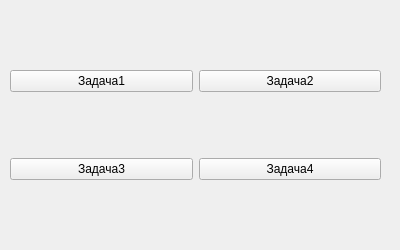
<?xml version="1.0" encoding="UTF-8"?>
<ui version="4.0">
 <class>Tasks</class>
 <widget class="QWidget" name="Tasks">
  <property name="geometry">
   <rect>
    <x>0</x>
    <y>0</y>
    <width>400</width>
    <height>250</height>
   </rect>
  </property>
  <property name="windowTitle">
   <string>Form</string>
  </property>
  <widget class="QWidget" name="gridLayoutWidget">
   <property name="geometry">
    <rect>
     <x>10</x>
     <y>10</y>
     <width>371</width>
     <height>231</height>
    </rect>
   </property>
   <layout class="QGridLayout" name="gridLayout">
    <item row="0" column="1">
     <widget class="QPushButton" name="pushButton_2">
      <property name="text">
       <string>Задача2</string>
      </property>
     </widget>
    </item>
    <item row="0" column="0">
     <widget class="QPushButton" name="pushButton">
      <property name="text">
       <string>Задача1</string>
      </property>
     </widget>
    </item>
    <item row="1" column="0">
     <widget class="QPushButton" name="pushButton_3">
      <property name="text">
       <string>Задача3</string>
      </property>
     </widget>
    </item>
    <item row="1" column="1">
     <widget class="QPushButton" name="pushButton_4">
      <property name="text">
       <string>Задача4</string>
      </property>
     </widget>
    </item>
   </layout>
  </widget>
 </widget>
 <resources/>
 <connections/>
</ui>
